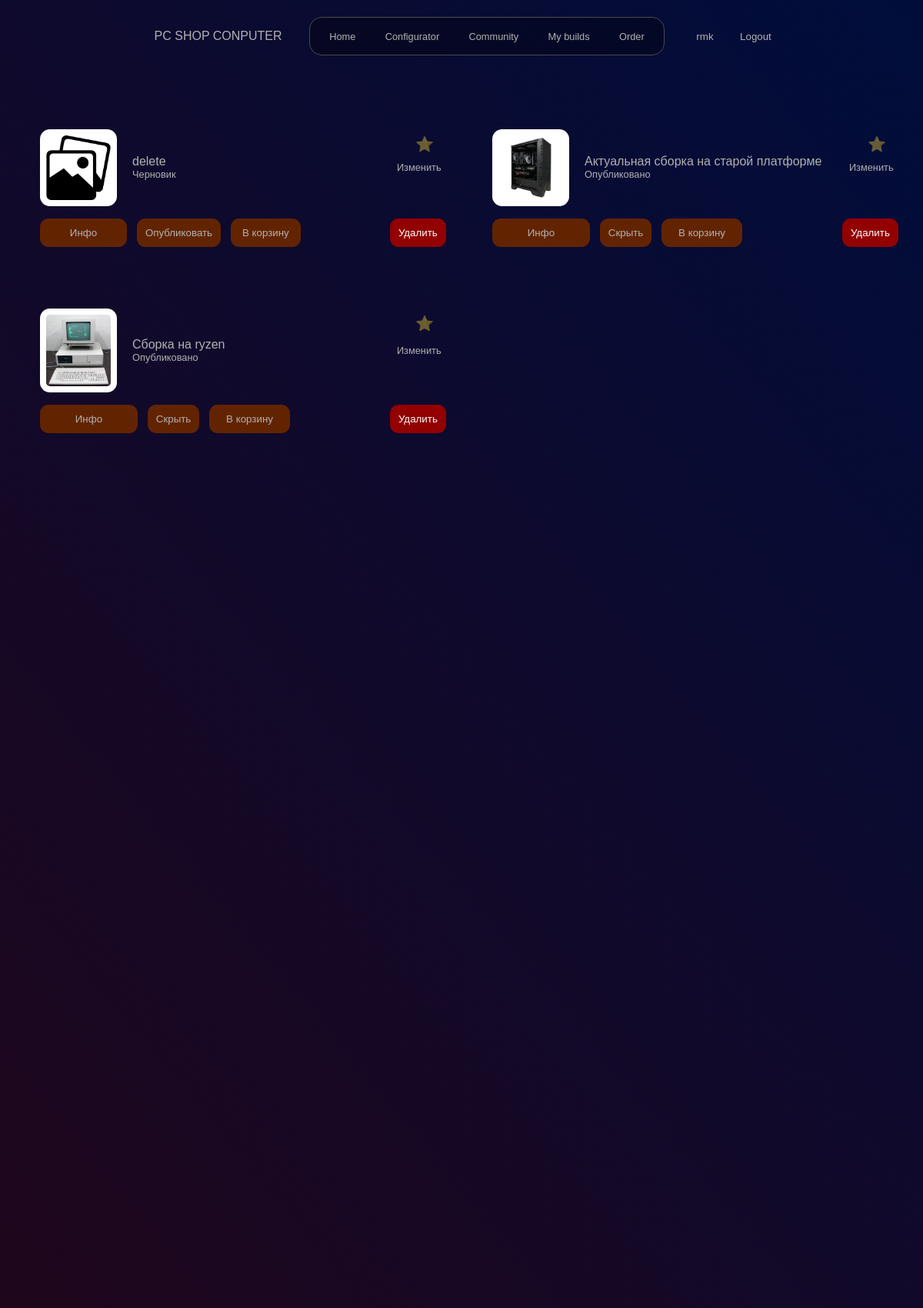
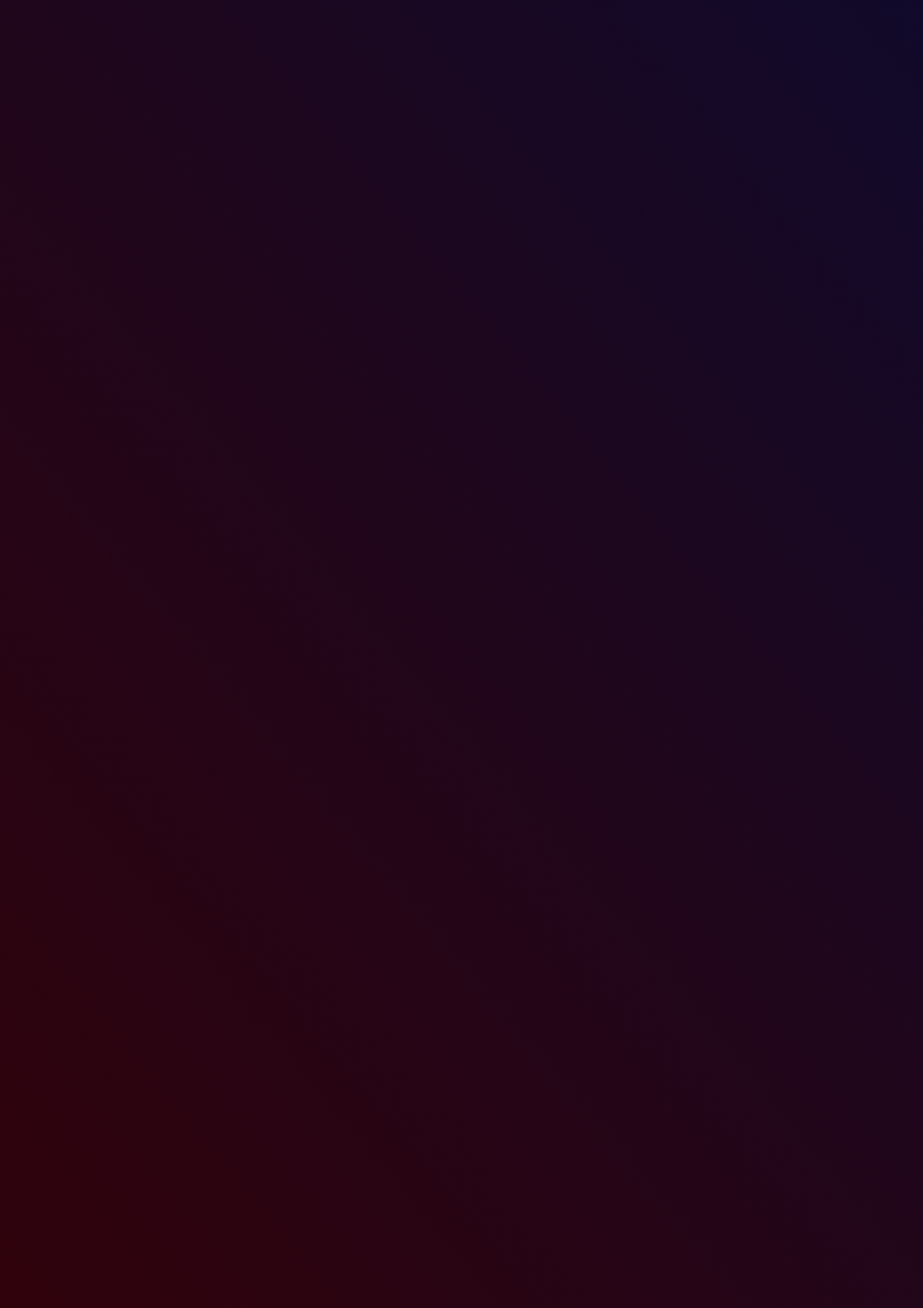
The app's page /mybuilds/ (signed in, upper part) with its own data (2 pictures, top to bottom).
### conputer/models.py (models this page shows, shortened)
class PCBuild(models.Model):
    title = models.CharField(
        max_length=200,
        verbose_name="Название сборки"
    )
    author = models.ForeignKey(User, on_delete=models.CASCADE, null=True, blank=True, verbose_name="Автор")
    is_published = models.BooleanField(default=False, verbose_name="Опубликовать в сообществе")
    created_at = models.DateTimeField(
        auto_now_add=True,
        verbose_name="Дата создания"
    )
    cpu = models.ForeignKey(
        Component,
        on_delete=models.SET_NULL,
        related_name="build_cpu",
        verbose_name="Процессор",
        limit_choices_to={'category__name__iexact': 'Процессор'},
        null=True,
        blank=True
    )
    gpu = models.ForeignKey(
        Component,
        on_delete=models.SET_NULL,
        related_name="build_gpu",
        verbose_name="Видеокарта",
        limit_choices_to={'category__name__iexact': 'Видеокарта'},
        null=True,
        blank=True
    )
    motherboard = models.ForeignKey(
        Component,
        on_delete=models.SET_NULL,
        related_name="build_mboard",
        verbose_name="Материнская плата",
        limit_choices_to={'category__name__iexact': 'Материнская плата'},
        null=True,
        blank=True
    )
    ram = models.ForeignKey(
        Component,
        on_delete=models.SET_NULL,
        related_name="build_ram",
        verbose_name="Оперативная память",
        limit_choices_to={'category__name__iexact': 'Оперативная память'},
        null=True,
        blank=True
    )
    powerSupply = models.ForeignKey(
        Component,
        on_delete=models.SET_NULL,
        related_name="build_powerSupply",
        verbose_name="Блок питания",
        limit_choices_to={'category__name__iexact': 'Блок питания'},
        null=True,
        blank=True
    )
    case = models.ForeignKey(
        Component,
        on_delete=models.SET_NULL,
        related_name="build_case",
        verbose_name="Корпус",
        limit_choices_to={'category__name__iexact': 'Корпус'},
        null=True,
        blank=True
    )
    storage_primary = models.ForeignKey(
        Component,
        on_delete=models.SET_NULL,
        related_name="build_storage_primary",
        verbose_name="Накопитель 1",
        limit_choices_to={'category__name__iexact': 'Накопитель'},
        null=True,
        blank=True
    )
    storage_primary_quantity = models.PositiveIntegerField(
        default=1,
        verbose_name="Количество накопителей 1"
    )
    storage_second = models.ForeignKey(
        Component,
        on_delete=models.SET_NULL,
        related_name="build_storage_second",
        verbose_name="Накопитель 2",
        limit_choices_to={'category__name__iexact': 'Накопитель'},
        null=True,
        blank=True
    )
    storage_second_quantity = models.PositiveIntegerField(
        default=1,
        verbose_name="Количество накопителей 2"
    )
    cooller = models.ForeignKey(
        Component,
        on_delete=models.SET_NULL,
        related_name="build_cooller",
        verbose_name="Кулер для процессора",
        limit_choices_to={'category__name__iexact': 'Кулер для процессора'},
        null=True,
        blank=True
    )
    coollerCase = models.ForeignKey(
        Component,
        on_delete=models.SET_NULL,
        related_name="build_coollerCase",
        verbose_name="Корпусный вентилятор",
        limit_choices_to={'category__name__iexact': 'Корпусный вентилятор'},
        null=True,
        blank=True
    )
    coollerCase_quantity = models.PositiveIntegerField(
        default=1,
        null=True,
        blank=True,
        verbose_name="Количество вентиляторов"
    )
    main_photo = models.FileField(
        upload_to='component_covers/',
        validators=[FileExtensionValidator(allowed_extensions=['jpg', 'jpeg', 'png', 'svg'])],
        verbose_name="Изображение (JPG, PNG, SVG)",
        null=True,
        blank=True
    )
    class Meta:
        verbose_name = "Сборка ПК"
        verbose_name_plural = "Сборки ПК"
    def get_total_price(self):
        total = 0
        items = [
            (self.cpu, 1),
            (self.gpu, 1),
            (self.motherboard, 1),
            (self.ram, 1),
            (self.powerSupply, 1),
            (self.case, 1),
            (self.cooller, 1),
            (self.storage_primary, self.storage_primary_quantity),
            (self.storage_second, self.storage_second_quantity),
            (self.coollerCase, self.coollerCase_quantity),
        ]
        for component, quantity in items:
            if component and hasattr(component, 'price'):
                total += component.price * quantity
        return total

### conputer/views.py (the view)
# urls.py: path('mybuilds/', views.mybuilds, name='mybuilds'),
@login_required
def mybuilds(request):
    user_builds = PCBuild.objects.filter(author=request.user).order_by('-id')
    return render(request, 'conputer/mybuilds.html', {'builds': user_builds})

### conputer/templates/conputer/mybuilds.html (shortened to what this page needs)
<!DOCTYPE html>
{% load static %}
<html lang="ru">
<head>
    <link rel="stylesheet" href="{% static 'conputer/css/style.css' %}">
</head>
<body>
    <header>
        <nav class="navbar" id="id1">
            <h1>PC SHOP CONPUTER</h1>
            <li class="navbar">
                <ul><a href="{% url 'home' %}">Home</a></ul>
                <ul><a href="{% url 'building' %}">Configurator</a></ul>
                <ul><a href="{% url 'build_list' %}">Community</a></ul>
                <ul><a href="{% url 'mybuilds' %}">My builds</a></ul>
                <ul><a href="{% url 'orders_view' %}">Order</a></ul>
            </li>
            <div class="flex">
            {% if user.is_authenticated %}
                <button class="autoris">{{ user.username }}</button>
                <form action="{% url 'logout' %}" method="post" style="display:inline;">
                    <button type="submit" class="autoris">Logout</button>
                </form>
            {% else %}
                <a href="{% url 'login' %}" class="autoris" id="regact">Log in</a>
                <a href="{% url 'signup' %}" class="autoris" id="regact">Sign Up</a>
            {% endif %}
            </div>
        </nav>
    </header>
<main>
    <div class="gridComponents gridmybuilds">
        {% for build in builds %}
            <div class="component_box mybuild">
                <div class="flex" id="infomybuild">
                    {% if build.main_photo %}
                        <img src="{{ build.main_photo.url }}" class="img_component">
                    {% else %}
                        <img src="{% static 'conputer/img/default.png' %}" class="img_component default">
                    {% endif %}
                    <div>
                        <h2>{{ build.title }}</h2>
                        <p>{{ build.is_published|yesno:"Опубликовано,Черновик" }}</p>
                    </div>
                    <a href="{% url 'edit_build' build.id %}" class="action">Изменить</a>
                </div>
                <div class="componentActions">
                    <button class="actions info_btn fixw" data-modal="build-modal-{{ build.id }}">Инфо</button>
                    <form action="{% url 'toggle_publish' build.id %}" method="POST">
                        <button type="submit" class="actions fixw">
                            {{ build.is_published|yesno:"Скрыть,Опубликовать" }}
                        </button>
                    </form>
                    <form action="{% url 'add_to_cart' build.id %}" method="POST" style="flex: 1;">
                        <button type="submit" class="actions order_btn" style="width: 100%;">
                            В корзину
                        </button>
                    </form>
                    <div class="spacer"></div>
                    <form action="{% url 'delete_build' build.id %}" method="POST" onsubmit="return confirm('Удалить сборку?')">
                        <button type="submit" class="actions fixw delete">Удалить</button>
                    </form>
                    <form action="{% url 'add_to_favorites' build.id %}" method="POST" class="fav-form">
                        <button type="submit" class="star-btn">⭐</button>
                    </form>
                </div>
            </div>
        {% endfor %}
    </div>
</main>
</body>

### static/conputer/css/style.css (style rules this page uses)
* { margin: 0; padding: 0; box-sizing: border-box; }
header { justify-content: center; margin: 0 auto ; max-width: 900px; }
body { background: linear-gradient(50deg, #3b0000, #000d3b); background-attachment: fixed; position: relative; min-height: 100vh; }
body::before { content: ""; filter: blur(8px); position: fixed; bottom: 0vh; left: -70vh; width: 70%; height: 80vh; background-image: url('../icons/скомп.png'); background-size: contain; background-position: center; background-repeat: no-repeat; opacity: 0.1; z-index: -1; pointer-events: none; }
body::after { content: ""; position: fixed; right: -70vh; bottom: 0vh; width: 70%; height: 80vh; background-image: url('../icons/скомп.png'); background-size: contain; background-position: center; background-repeat: no-repeat; opacity: 0.3; z-index: -1; filter: blur(8px); pointer-events: none; }
.navbar { display: flex; gap: 1.2rem; border: 1px solid rgb(75, 75, 75); border-radius: 1rem; min-height: 50px; width: max-content; margin: 0.7rem auto; align-items: center; padding: 0 1rem ; flex-wrap: wrap; }
.flex { display: flex; align-items: center; }
#id1 { border:none; }
main { margin: 0 auto; max-width: 1300px; position: relative; min-height: 4200px; }
li { display: flex; gap: 1rem; background-color: rgba(0, 0, 0, 0.281); backdrop-filter: blur(5px); }
ul { margin: auto 0rem; padding: 0.2rem; font-family: sans-serif; font-size: 0.8rem; color: rgb(177, 177, 177); border-radius: 0.5rem; transition: 0.3s; display: flex; align-items: center; justify-content: center; min-height: 2rem; cursor: pointer; user-select: none; }
a { margin: auto 0rem; padding: 0.4rem; font-family: sans-serif; font-size: 0.8rem; color: rgb(177, 177, 177); border-radius: 0.5rem; transition: 0.3s; display: flex; align-items: center; justify-content: center; min-height: 2rem; cursor: pointer; user-select: none; text-decoration: none; }
p { font-family: sans-serif; font-size: 0.8rem; color: rgb(177, 177, 177); }
h1 { font-family: sans-serif; font-size: 1rem; font-weight: 100; padding: 0 1rem ; color: rgb(177, 177, 177); }
h2 { font-family: sans-serif; font-size: 1rem; font-weight: 100; color: rgb(177, 177, 177); }
.component_box { border-radius: 1rem; display: flex; flex-direction: column; margin: 10px; padding: 10px; align-items: center; width: 100%; flex:1; transition: 0.4s; position: relative; overflow: hidden; z-index: 0; }
.img_component { min-width: 100px; min-height: 100px; width: 10%; margin-right: 20px; padding: 0.5rem; background-color: white; border-radius: 0.8rem; object-fit: contain; }
.gridComponents { margin: 2rem; padding-top: 2rem; display: grid; grid-template-columns: repeat(auto-fill, minmax(260px, 1fr)); gap: 40px; }
button { background: none; border: none; outline: none; box-shadow: none; font-family: sans-serif; min-width: 50px; min-height: 15px; display: flex; align-items: center; cursor: pointer; transition: 0.3s; border-radius: 0.7rem; justify-content: center; color: rgb(177, 177, 177); margin: 0.5rem; }
.componentActions { display: flex; gap: 0.8rem; width: 100%; }
.actions { padding: 0.7rem; background-color: #622400; border-radius: 0.7rem; flex:1; max-height: 40px; margin: 0; position: relative; overflow: hidden; }
.actions::before { content: ''; position: absolute; top: 0; left: -100%; width: 50%; height: 100%; background: linear-gradient( to right, transparent, rgba(255, 255, 255, 0.3), transparent ); transform: skewX(-25deg); transition: 0s; }
.autoris { transition: 0.3s; }
.spacer { flex-grow: 1; }
html { scrollbar-width: thin; scrollbar-color: #444 rgba(0, 0, 0, 0.1); }
.gridmybuilds { grid-template-columns: repeat(auto-fill, minmax(500px, 1fr)); }
.mybuild { display: flex; flex: 0; }
.fixw { max-width: 150px; flex: 1; }
#infomybuild { margin-bottom: 1rem; width: 100%; }
.delete { background: none; background-color: rgb(147, 0, 0); color: #ffffff; }
.star-btn { background: none !important; border: none !important; font-size: 1.2rem; cursor: pointer; transition: transform 0.2s ease, opacity 0.2s ease; opacity: 0.4; padding: 5px; display: flex; align-items: center; justify-content: center; color: #ffd700; }
.fav-form { position: absolute; top: 5px; right: 5px; z-index: 5; }
.default { opacity: 0.5rem; }

### records on screen
PCBuild: title "delete", is_published "Черновик", is_published "Опубликовать"
PCBuild: main_photo (picture), title "Актуальная сборка на старой платформе", is_published "Опубликовано", is_published "Скрыть"
PCBuild: main_photo (picture), title "Сборка на ryzen", is_published "Опубликовано", is_published "Скрыть"

### other values on screen
{{ user.username }} "rmk"
